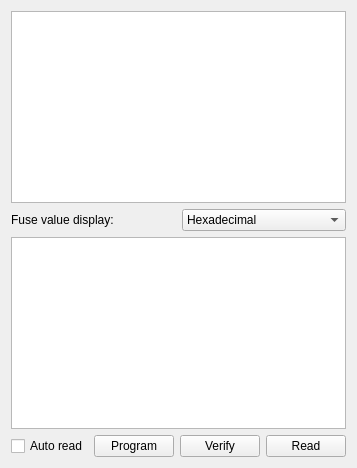
      <widget class="QWidget" name="tabFuses">
       <attribute name="icon">
        <iconset resource="icons/icons.qrc">
         <normaloff>:/fuse-64.png</normaloff>:/fuse-64.png</iconset>
       </attribute>
       <attribute name="title">
        <string>Fuses</string>
       </attribute>
       <layout class="QGridLayout" name="gridLayout_11">
        <item row="0" column="0" colspan="2">
         <widget class="QTableView" name="tableViewFuses">
          <property name="sizePolicy">
           <sizepolicy hsizetype="Expanding" vsizetype="Expanding">
            <horstretch>0</horstretch>
            <verstretch>0</verstretch>
           </sizepolicy>
          </property>
          <property name="autoFillBackground">
           <bool>true</bool>
          </property>
          <attribute name="horizontalHeaderStretchLastSection">
           <bool>true</bool>
          </attribute>
         </widget>
        </item>
        <item row="3" column="0" colspan="2">
         <widget class="QTableView" name="tableViewFuseFields">
          <property name="sizePolicy">
           <sizepolicy hsizetype="Preferred" vsizetype="Preferred">
            <horstretch>0</horstretch>
            <verstretch>0</verstretch>
           </sizepolicy>
          </property>
          <attribute name="horizontalHeaderStretchLastSection">
           <bool>true</bool>
          </attribute>
         </widget>
        </item>
        <item row="2" column="0">
         <widget class="QLabel" name="labelFuseBiDisplaymode">
          <property name="text">
           <string>Fuse value display:</string>
          </property>
         </widget>
        </item>
        <item row="2" column="1">
         <widget class="QComboBox" name="comboBoxFuseDisplaymode">
          <item>
           <property name="text">
            <string>Hexadecimal</string>
           </property>
          </item>
          <item>
           <property name="text">
            <string>Binary</string>
           </property>
          </item>
          <item>
           <property name="text">
            <string>Decimal</string>
           </property>
          </item>
         </widget>
        </item>
        <item row="4" column="0" colspan="2">
         <layout class="QHBoxLayout" name="horizontalLayout_4">
          <property name="bottomMargin">
           <number>0</number>
          </property>
          <item>
           <widget class="QCheckBox" name="checkBox">
            <property name="text">
             <string>Auto read</string>
            </property>
           </widget>
          </item>
          <item>
           <widget class="QPushButton" name="pushButtonProgramFuses">
            <property name="text">
             <string>Program</string>
            </property>
            <property name="icon">
             <iconset resource="icons/icons.qrc">
              <normaloff>:/write_avr.svg</normaloff>:/write_avr.svg</iconset>
            </property>
           </widget>
          </item>
          <item>
           <widget class="QPushButton" name="pushButtonVerifyFuses">
            <property name="text">
             <string>Verify</string>
            </property>
           </widget>
          </item>
          <item>
           <widget class="QPushButton" name="pushButtonReadFuses">
            <property name="text">
             <string>Read</string>
            </property>
            <property name="icon">
             <iconset resource="icons/icons.qrc">
              <normaloff>:/read_avr.svg</normaloff>:/read_avr.svg</iconset>
            </property>
           </widget>
          </item>
         </layout>
        </item>
       </layout>
      </widget>
